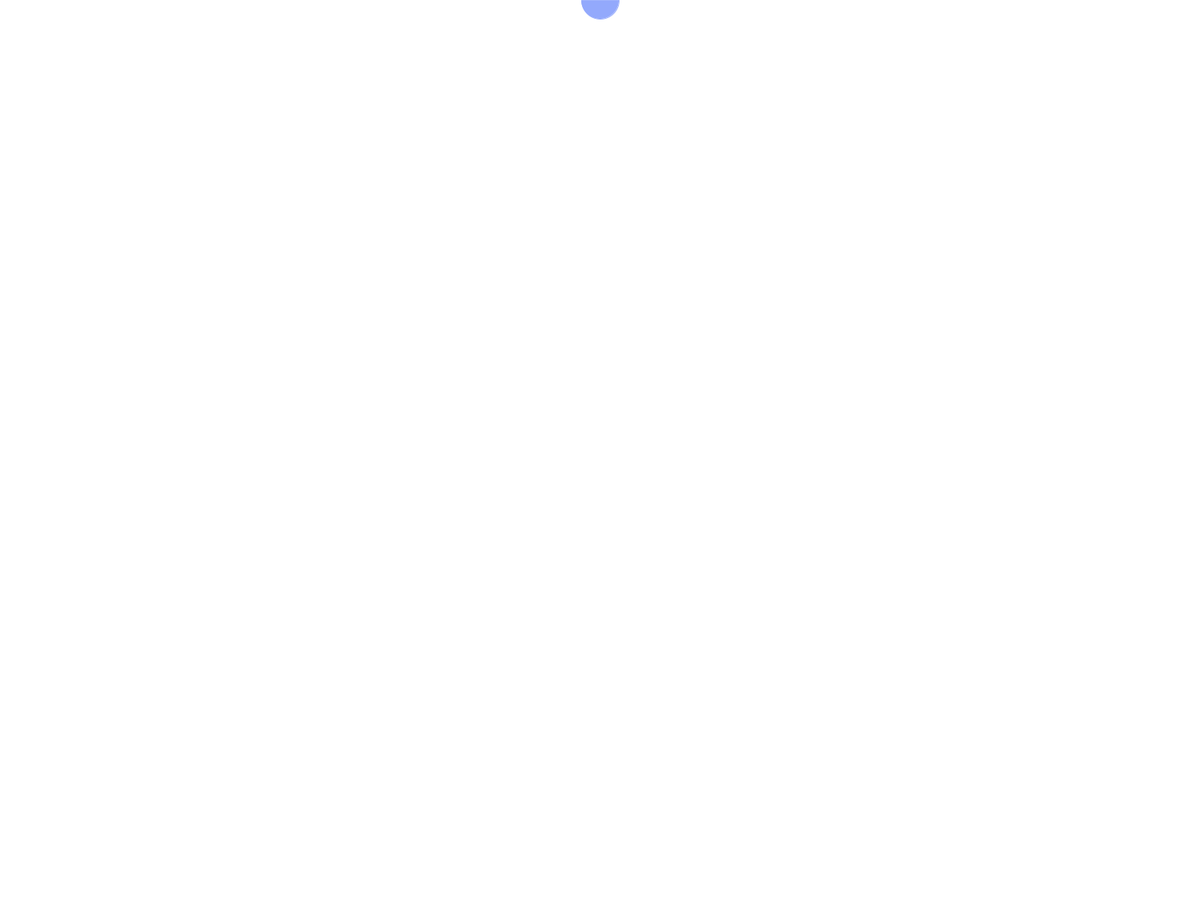
Frame 1 (no input)
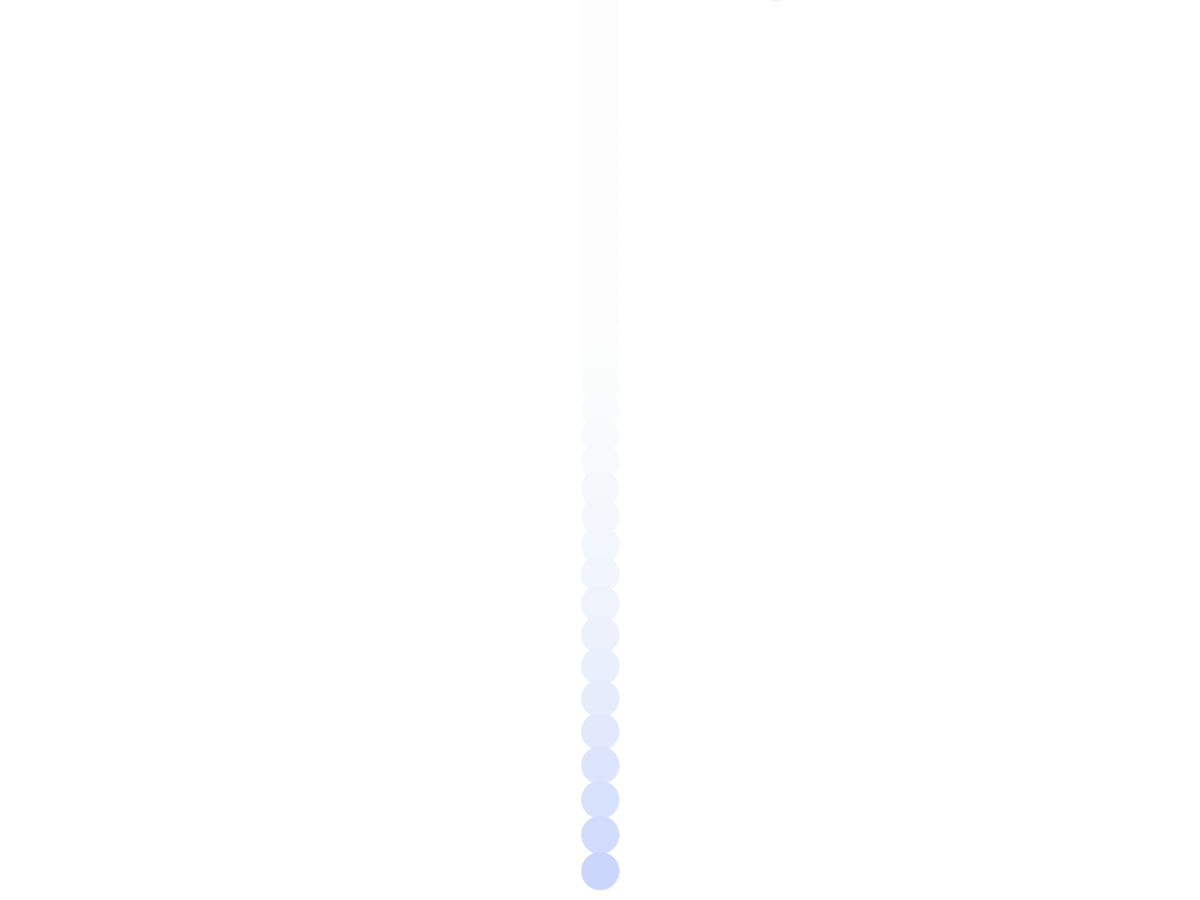
Frame 60 (the mouse pressed at the canvas centre just before this capture)
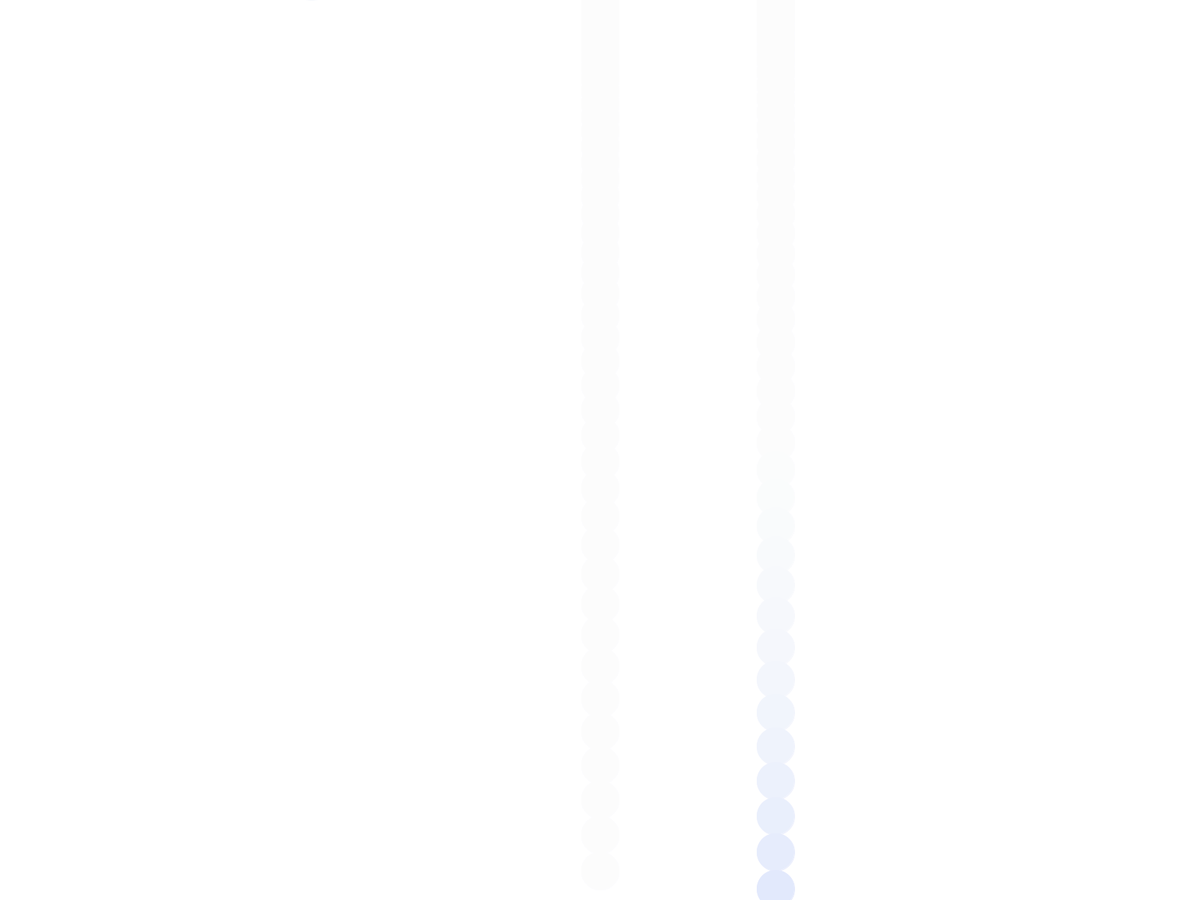
Frame 120 (the mouse held since frame 60 and released just before this capture)

The Processing sketch that drew these frames (run headless with seeded random() and noise(); from frame 60 on, the mouse is pressed at the canvas centre):

// Processing sketch: animation
// ── animation.pde
// Brendan Chen
// 2021/09/13

// Variable Initialization //

int x;
int y;

int yV;


void setup() {

  background(255);
  //size(800,800);
  fullScreen();
  
  // Global Variables //
    
  x = width/2;
  y = 0;
  

  yV = -5;
  
}

void draw() {
  // Circle //
  strokeWeight(1);  // Draw
  fill(#829BFC);
  stroke(#829BFC);
  circle(x,y, 50);
  
  y = y+yV;  // Move down
  yV = yV+1;  // Acceleration
  
  if (y > height) {
    y = -25;
    yV = -5;
    x = int(random(0,width));
  }
  
  // Fade //
  fill(255,255,255, 35);
  stroke(255,255,255, 35);
  rect(0,0, width,height);
  
}
